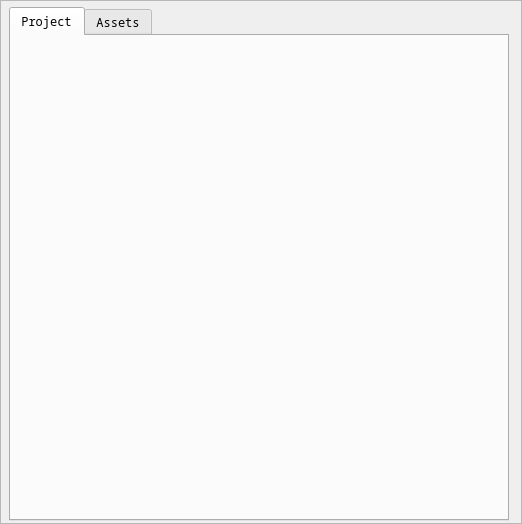
<?xml version="1.0" encoding="UTF-8"?>
<ui version="4.0">
 <class>Form</class>
 <widget class="QWidget" name="Form">
  <property name="geometry">
   <rect>
    <x>0</x>
    <y>0</y>
    <width>522</width>
    <height>524</height>
   </rect>
  </property>
  <property name="windowTitle">
   <string>Xolo</string>
  </property>
  <property name="windowIcon">
   <iconset theme="computer"/>
  </property>
  <layout class="QHBoxLayout" name="horizontalLayout">
   <property name="leftMargin">
    <number>0</number>
   </property>
   <property name="topMargin">
    <number>0</number>
   </property>
   <property name="rightMargin">
    <number>0</number>
   </property>
   <property name="bottomMargin">
    <number>0</number>
   </property>
   <item>
    <widget class="QFrame" name="frame">
     <property name="font">
      <font>
       <family>Noto Sans Mono</family>
      </font>
     </property>
     <property name="frameShape">
      <enum>QFrame::StyledPanel</enum>
     </property>
     <property name="frameShadow">
      <enum>QFrame::Raised</enum>
     </property>
     <layout class="QHBoxLayout" name="horizontalLayout_2">
      <property name="leftMargin">
       <number>2</number>
      </property>
      <property name="topMargin">
       <number>6</number>
      </property>
      <property name="rightMargin">
       <number>2</number>
      </property>
      <property name="bottomMargin">
       <number>2</number>
      </property>
      <item>
       <layout class="QHBoxLayout" name="horizontalLayout_3">
        <property name="leftMargin">
         <number>6</number>
        </property>
        <property name="rightMargin">
         <number>6</number>
        </property>
        <item>
         <widget class="QTabWidget" name="tabWidget">
          <property name="currentIndex">
           <number>0</number>
          </property>
          <widget class="QWidget" name="project_tab">
           <attribute name="title">
            <string>Project</string>
           </attribute>
          </widget>
          <widget class="QWidget" name="assets_tab">
           <attribute name="title">
            <string>Assets</string>
           </attribute>
          </widget>
         </widget>
        </item>
        <item>
         <layout class="QVBoxLayout" name="verticalLayout">
          <property name="leftMargin">
           <number>2</number>
          </property>
          <property name="rightMargin">
           <number>2</number>
          </property>
         </layout>
        </item>
       </layout>
      </item>
     </layout>
    </widget>
   </item>
  </layout>
 </widget>
 <resources/>
 <connections/>
</ui>
